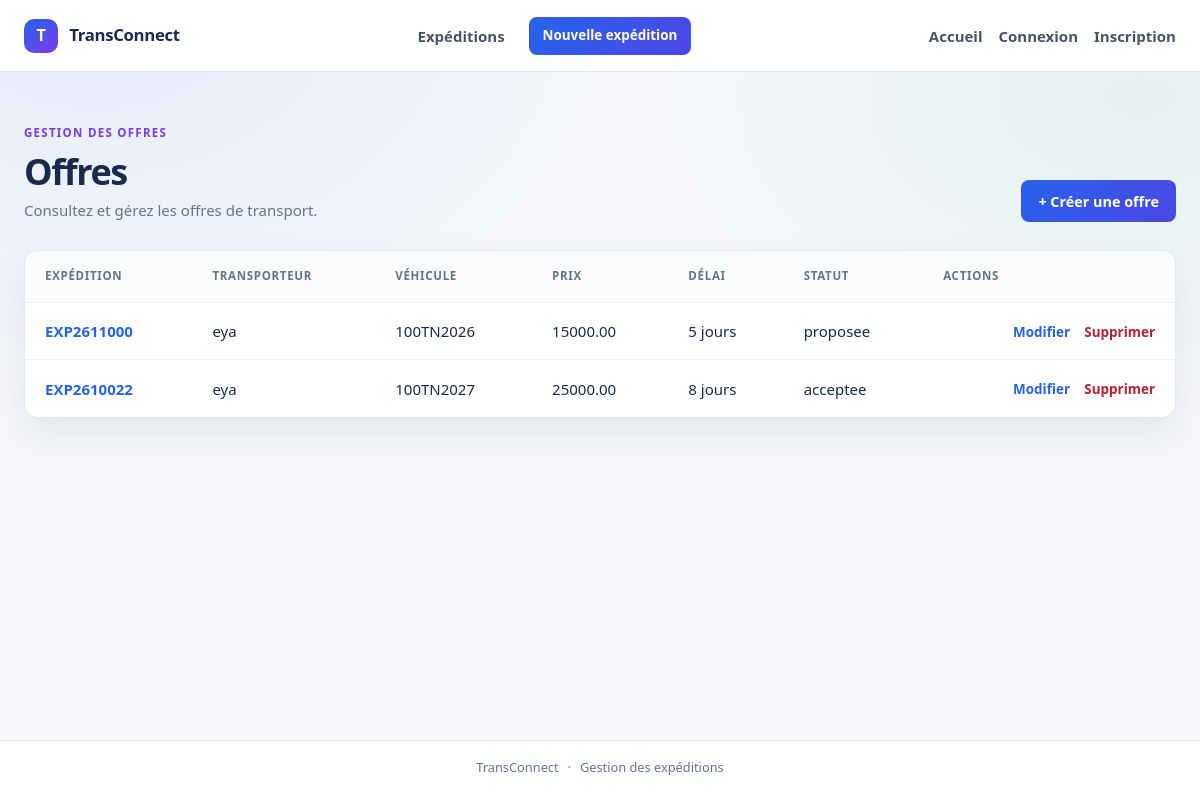
The page /offres/ on the database as committed earlier.
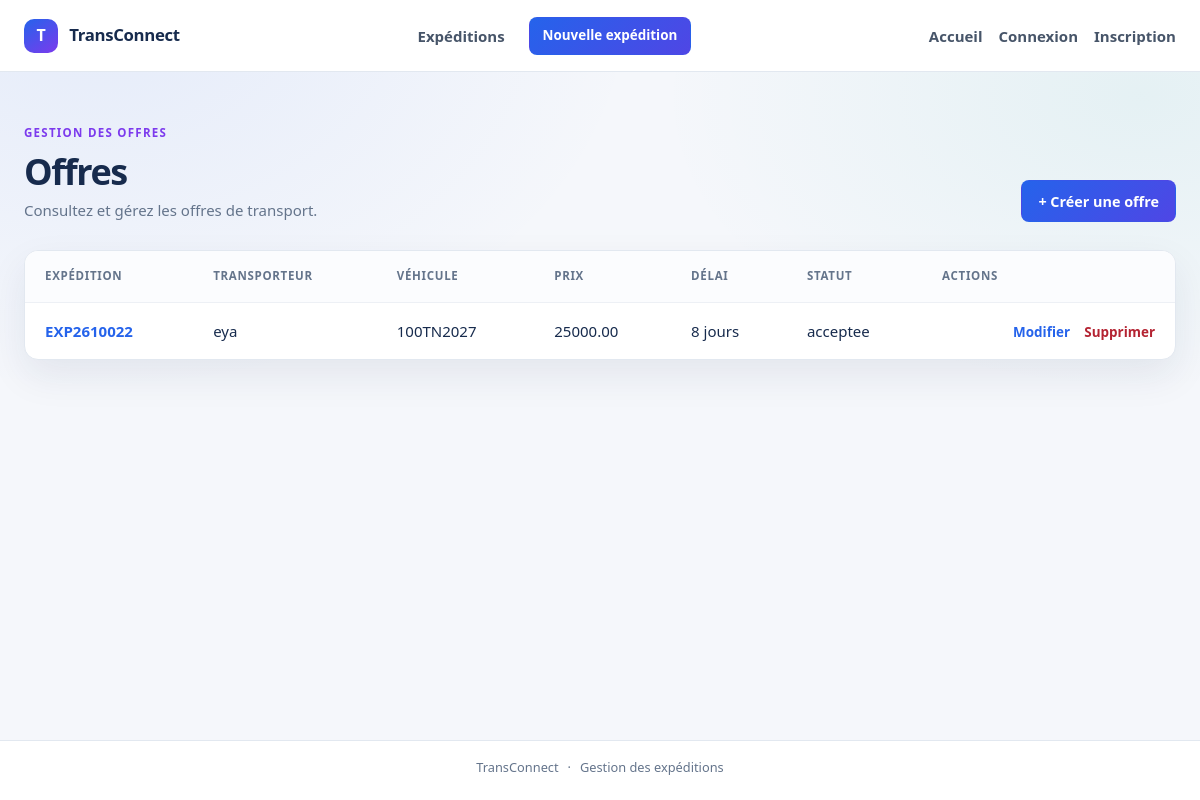
The same page on the database as committed later.
### OffreApp/models.py (models this page shows, shortened)
class offre(models.Model):
    prix = models.DecimalField(
        max_digits=10,
        decimal_places=2,
        validators=[MinValueValidator(Decimal('0.1'))]
    )
    delai_jours = models.PositiveIntegerField(validators=[MinValueValidator(1)])
    statut = models.CharField(
        max_length=100,
        choices=[
            ('p', 'proposee'),
            ('a', 'acceptee'),
            ('r', 'refusee'),
            ('re', 'retiree')
        ],
        default='p'
    )
    date_proposition = models.DateTimeField()
    created_at = models.DateTimeField(auto_now_add=True)
    updated_at = models.DateTimeField(auto_now=True)
    entreprise = models.ForeignKey(Entreprise, on_delete=models.CASCADE, related_name='offres')
    expedition = models.ForeignKey(Expedition, on_delete=models.CASCADE, related_name='offres')
    vehicule = models.ForeignKey(Vehicule, on_delete=models.CASCADE, related_name='offres')

### ExpeditionApp/models.py (models this page shows, shortened)
class Expedition(models.Model):
    reference = models.CharField(max_length=50, unique=True)
    ville_depart = models.CharField(max_length=80)
    ville_arrive = models.CharField(max_length=80)
    poids_kg = models.DecimalField(
        max_digits=10,
        decimal_places=2,
        validators=[MinValueValidator(0, "le poids doit etre possitive")],
    )
    date_souhaitee = models.DateTimeField()
    description = models.TextField()
    statut = models.CharField(
        max_length=100,
        choices=[
            ('en_attente', 'En attente'),
            ('publiee', 'Publiee'),
            ('attribuee', 'Attribuée'),
            ('terminee', 'Terminée'),
            ('annulee', 'Annulée'),
        ],
        default='en_attente',
    )
    created_at = models.DateTimeField(auto_now_add=True)
    updated_at = models.DateTimeField(auto_now=True)
    entreprise = models.ForeignKey(Entreprise, on_delete=models.CASCADE, related_name='expeditions')
    def __str__(self):
        return self.reference

### EntrepriseApp/models.py (models this page shows)
class Entreprise(models.Model):
    raison_social = models.CharField(max_length=200, blank=False ,null=False)
    matricule_fiscal =models.CharField(max_length=17 ,unique=True, validators=[matricule_fiscal_validator])
    adresse = models.TextField(validators=[MinLengthValidator(20,"l'adresse ne peut pas avoir moins de 20 char"),MaxLengthValidator(400,"l'adresse ne peut pas depasser les 400 char")])
    type_entreprise=models.CharField(max_length=100,choices=[('c','chargeur'),
    ('t','transporteur')])
    created_at = models.DateTimeField(auto_now_add=True)
    updated_at =models.DateTimeField(auto_now=True)
    gerant= models.OneToOneField(Utilisateur ,on_delete=models.CASCADE,related_name='entreprise')
    def __str__(self):
        return self.raison_social

### VehiculeApp/models.py (models this page shows, shortened)
class Vehicule(models.Model):
    immatriculation = models.CharField(max_length=50, unique=True)
    type_vehicule = models.CharField(
        max_length=100,
        choices=[
            ('camionnette', 'Camionnette / utilitaire léger'),
            ('camion_porteur', 'Camion porteur'),
            ('semi_remorque', 'Semi-remorque'),
            ('fourgon', 'Fourgon'),
        ],
    )
    capacite_kg = models.PositiveIntegerField(
        validators=[MinValueValidator(1, "la valeur doit etre strictement possitive")]
    )
    disponible = models.BooleanField()
    created_at = models.DateTimeField(auto_now_add=True)
    updated_at = models.DateTimeField(auto_now=True)
    entreprise = models.ForeignKey(Entreprise, on_delete=models.CASCADE, related_name='vehicules')
    def __str__(self):
        return self.immatriculation

### OffreApp/views.py (the view)
# urls.py: path("", OffreList.as_view(), name="offre_list"),
class OffreList(ListView):
    model = offre
    template_name = "offre/list.html"
    context_object_name = "offres"

### OffreApp/templates/offre/list.html (shortened to what this page needs)
{% extends "expedition/base.html" %}
{% block content %}
    <div class="page-heading">
        <div>
            <p class="eyebrow">GESTION DES OFFRES</p>
            <h1>Offres</h1>
            <p class="page-subtitle">Consultez et gérez les offres de transport.</p>
        </div>
        <a class="button button-primary" href="{% url 'offre_create' %}">+ Créer une offre</a>
    </div>
    <section class="panel">
        {% if offres %}
            <div class="table-wrap">
                <table class="shipment-table">
                    <thead><tr><th>Expédition</th><th>Transporteur</th><th>Véhicule</th><th>Prix</th><th>Délai</th><th>Statut</th><th>Actions</th></tr></thead>
                    <tbody>
                        {% for offre in offres %}
                            <tr>
                                <td><a class="reference-link" href="{% url 'offre_detail' pk=offre.pk %}">{{ offre.expedition }}</a></td>
                                <td>{{ offre.entreprise }}</td>
                                <td>{{ offre.vehicule }}</td>
                                <td>{{ offre.prix }}</td>
                                <td>{{ offre.delai_jours }} jours</td>
                                <td>{{ offre.get_statut_display }}</td>
                                <td class="table-actions">
                                    <a href="{% url 'offre_update' pk=offre.pk %}">Modifier</a>
                                    <a class="text-danger" href="{% url 'offre_delete' pk=offre.pk %}">Supprimer</a>
                                </td>
                            </tr>
                        {% endfor %}
                    </tbody>
                </table>
            </div>
        {% else %}
            <div class="empty-state">
                <h3>Aucune offre pour le moment</h3>
                <p>Créez une offre de transport pour commencer.</p>
                <a class="button button-primary" href="{% url 'offre_create' %}">Créer une offre</a>
            </div>
        {% endif %}
    </section>
{% endblock %}

Rows that differ between the two databases and show on the page:
removed offre: expedition "EXP2611000", entreprise "eya", vehicule "100TN2026", prix "15000.00", delai_jours "5", statut "proposee"
